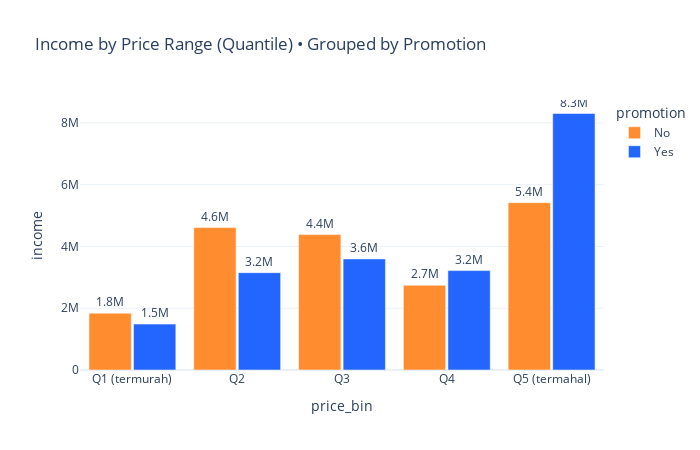

Notebook code for this chart:
### Markdown cell above
**VISUALISASI**

### Code cell
import os

# pastikan folder images ada
os.makedirs("images", exist_ok=True)

# bikin quantile bins harga
df["price_bin"] = pd.qcut(
    df["price"],
    q=5,
    labels=["Q1 (termurah)", "Q2", "Q3", "Q4", "Q5 (termahal)"],
    duplicates="drop"
)

# agregasi (tambahkan observed=True)
agg_bins = df.groupby(
    ["price_bin", "promotion"],
    observed=True,         # ← hilangkan FutureWarning
    as_index=False
).agg(
    income=("income", "sum"),
    volume=("volume", "sum"),
    avg_price=("price", "mean")
)

# bar chart
fig_bins = px.bar(
    agg_bins,
    x="price_bin",
    y="income",
    color="promotion",
    barmode="group",
    color_discrete_map={"Yes": "#2266FF", "No": "#FF8C2E"},
    text="income",
    hover_data={
        "avg_price": ":.2f",
        "volume": ":,",
        "income": ":.3s"
    },
    title="Income by Price Range (Quantile) • Grouped by Promotion"
)

fig_bins.update_traces(
    texttemplate="%{text:.2s}",
    textposition="outside"
)

fig_bins.update_layout(
    template="plotly_white",
    bargap=0.15,
    bargroupgap=0.05,
    width=700,
    height=450
)

fig_bins.show()

# export PNG
fig_bins.write_image("images/income_price_bins.png", scale=3)
Image(filename="images/income_price_bins.png")

### Figure 1 — Plotly figure (JSON) as saved in the notebook; plotly's stock layout.template omitted (floating-point values rounded to 4 significant figures)
{"data": [{"alignmentgroup": "True", "customdata": [[32.97, 58310.0], [62.92, 72180.0], [88.3, 49740.0], [107.8, 25450.0], [158.0, 34630.0]], "hovertemplate": "promotion=No<br>price_bin=%{x}<br>income=%{text:.3s}<br>avg_price=%{customdata[0]:.2f}<br>volume=%{customdata[1]:,}<extra></extra>", "legendgroup": "No", "marker": {"color": "#FF8C2E", "pattern": {"shape": ""}}, "name": "No", "offsetgroup": "No", "orientation": "v", "showlegend": true, "text": [1840000.0, 4610000.0, 4383000.0, 2742000.0, 5418000.0], "textposition": "outside", "texttemplate": "%{text:.2s}", "type": "bar", "x": ["Q1 (termurah)", "Q2", "Q3", "Q4", "Q5 (termahal)"], "xaxis": "x", "y": [1840000.0, 4610000.0, 4383000.0, 2742000.0, 5418000.0], "yaxis": "y"}, {"alignmentgroup": "True", "customdata": [[34.42, 44000.0], [61.33, 50830.0], [87.3, 41080.0], [106.9, 30260.0], [170.1, 51260.0]], "hovertemplate": "promotion=Yes<br>price_bin=%{x}<br>income=%{text:.3s}<br>avg_price=%{customdata[0]:.2f}<br>volume=%{customdata[1]:,}<extra></extra>", "legendgroup": "Yes", "marker": {"color": "#2266FF", "pattern": {"shape": ""}}, "name": "Yes", "offsetgroup": "Yes", "orientation": "v", "showlegend": true, "text": [1487000.0, 3151000.0, 3597000.0, 3219000.0, 8304000.0], "textposition": "outside", "texttemplate": "%{text:.2s}", "type": "bar", "x": ["Q1 (termurah)", "Q2", "Q3", "Q4", "Q5 (termahal)"], "xaxis": "x", "y": [1487000.0, 3151000.0, 3597000.0, 3219000.0, 8304000.0], "yaxis": "y"}], "layout": {"bargap": 0.15, "bargroupgap": 0.05, "barmode": "group", "height": 450, "legend": {"title": {"text": "promotion"}, "tracegroupgap": 0}, "title": {"text": "Income by Price Range (Quantile) • Grouped by Promotion"}, "width": 700, "xaxis": {"anchor": "y", "domain": [0, 1], "title": {"text": "price_bin"}}, "yaxis": {"anchor": "x", "domain": [0, 1], "title": {"text": "income"}}}}
